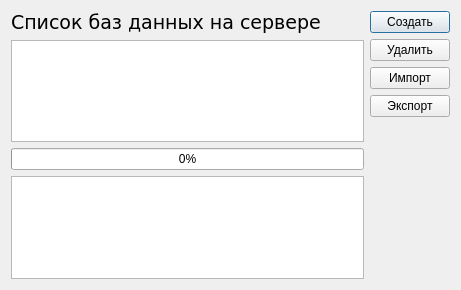
<?xml version="1.0" encoding="UTF-8"?>
<ui version="4.0">
 <class>BaseWizardDialog</class>
 <widget class="QDialog" name="BaseWizardDialog">
  <property name="geometry">
   <rect>
    <x>0</x>
    <y>0</y>
    <width>461</width>
    <height>290</height>
   </rect>
  </property>
  <property name="windowTitle">
   <string>Dialog</string>
  </property>
  <layout class="QGridLayout" name="gridLayout">
   <item row="0" column="0">
    <widget class="QLabel" name="label">
     <property name="font">
      <font>
       <family>Verdana</family>
       <pointsize>14</pointsize>
      </font>
     </property>
     <property name="text">
      <string>Список баз данных на сервере</string>
     </property>
    </widget>
   </item>
   <item row="0" column="1" rowspan="4">
    <layout class="QVBoxLayout" name="verticalLayout_2">
     <item>
      <widget class="QPushButton" name="creatButton">
       <property name="text">
        <string>Создать</string>
       </property>
      </widget>
     </item>
     <item>
      <widget class="QPushButton" name="deleteButton">
       <property name="text">
        <string>Удалить</string>
       </property>
      </widget>
     </item>
     <item>
      <widget class="QPushButton" name="importButton">
       <property name="text">
        <string>Импорт</string>
       </property>
      </widget>
     </item>
     <item>
      <widget class="QPushButton" name="exportButton">
       <property name="text">
        <string>Экспорт</string>
       </property>
      </widget>
     </item>
     <item>
      <spacer name="verticalSpacer">
       <property name="orientation">
        <enum>Qt::Vertical</enum>
       </property>
       <property name="sizeHint" stdset="0">
        <size>
         <width>20</width>
         <height>40</height>
        </size>
       </property>
      </spacer>
     </item>
    </layout>
   </item>
   <item row="1" column="0">
    <widget class="QTableView" name="tableView"/>
   </item>
   <item row="2" column="0">
    <widget class="QProgressBar" name="progressBar">
     <property name="value">
      <number>0</number>
     </property>
    </widget>
   </item>
   <item row="3" column="0">
    <widget class="QTextBrowser" name="textBrowser"/>
   </item>
  </layout>
 </widget>
 <resources/>
 <connections/>
</ui>
